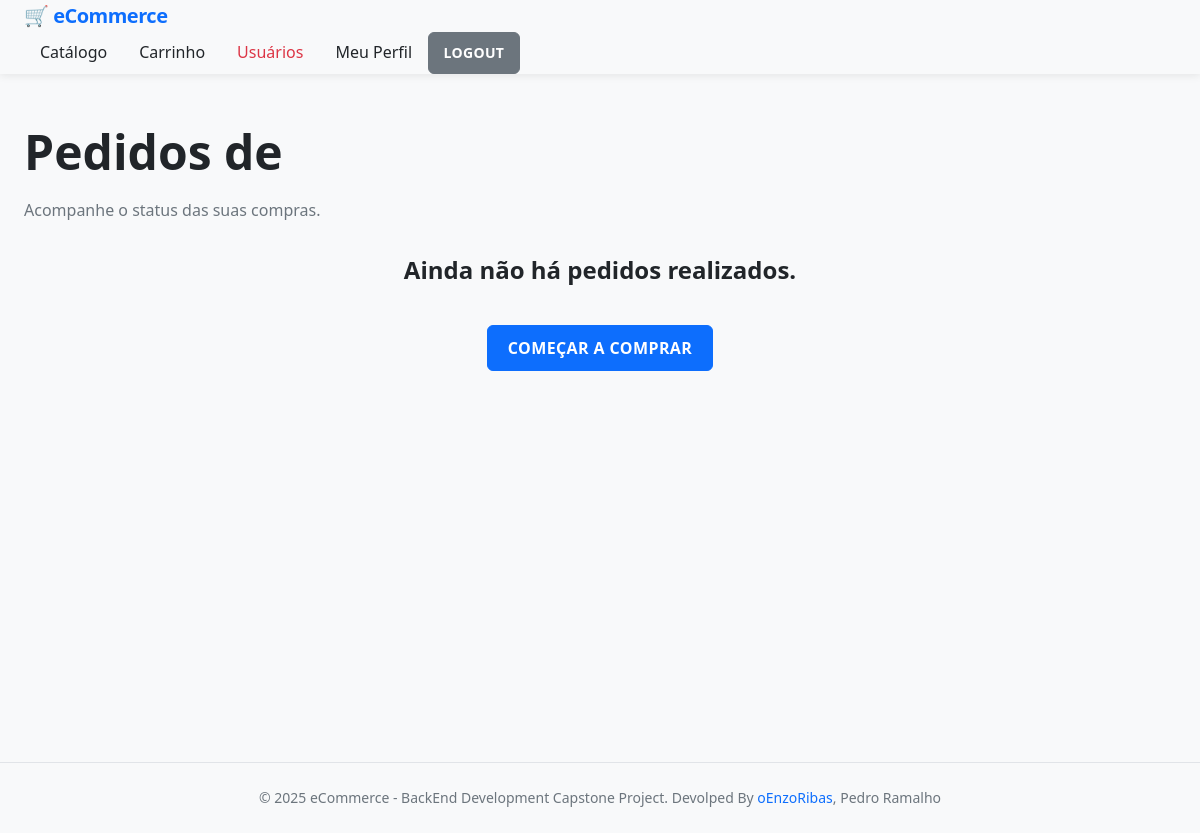
/pedidos/4/listar (signed in), run on an earlier commit of the app's database.
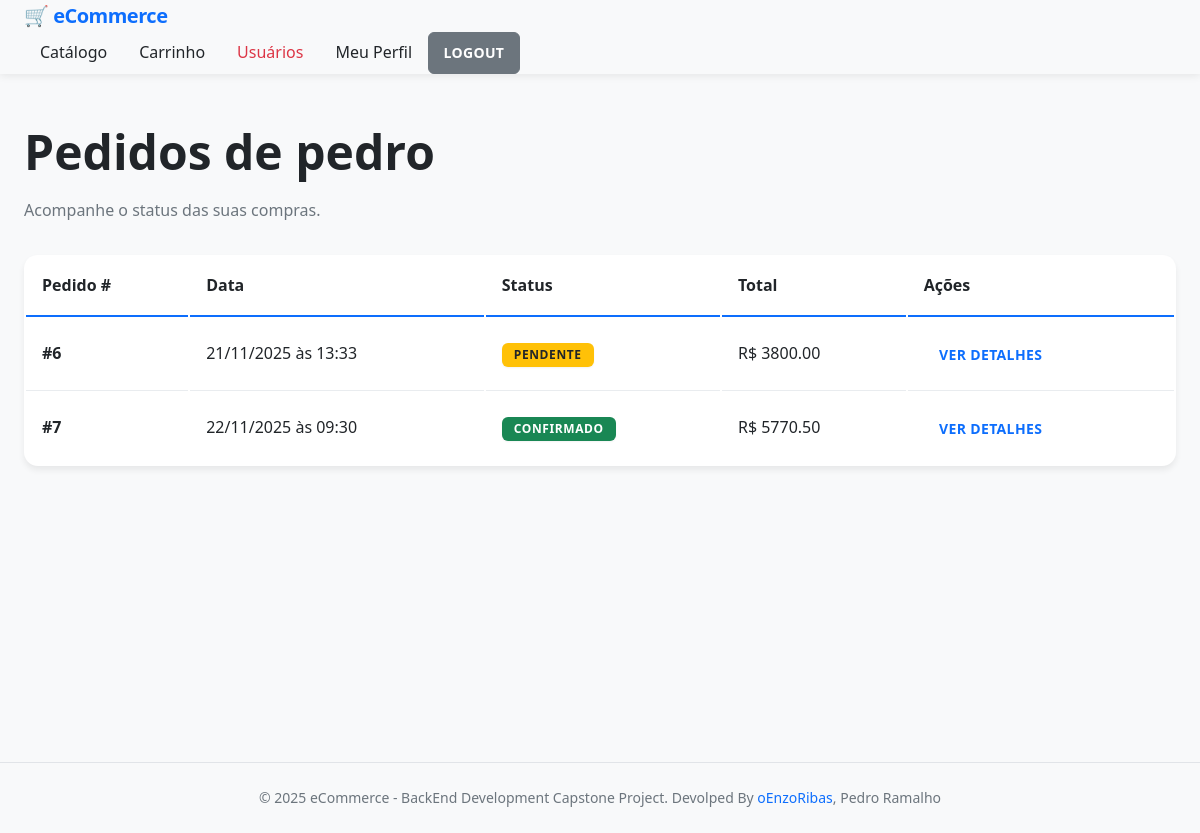
And on a later commit of the database.
### models/cliente_model.py (models this page shows, shortened)
class Cliente(db.Model):
    __tablename__ = 'clientes'
    id = Column(Integer, primary_key=True, autoincrement=True, nullable=False)
    nome = Column(String(256), nullable=False)
    email = Column(String(256), unique=True, nullable=False)
    senha_hash = Column(String(256), nullable=False)
    telefone = Column(String(256))
    role = Column(String(50), default='cliente')

### models/pedido_model.py (models this page shows, shortened)
class Pedido(db.Model):
    __tablename__ = 'pedidos'
    id = Column(Integer, primary_key=True, autoincrement=True, nullable=False)
    cliente_id = Column(Integer, ForeignKey('clientes.id'), nullable=False)
    data = Column(db.DateTime, default=datetime.datetime.now)
    status = Column(String(256), default="pendente")
    itens = db.relationship('ItemPedido', backref='pedido', lazy=True, cascade='all, delete-orphan')
    pagamentos = db.relationship('Pagamento', backref='pedido', lazy=True, cascade='all, delete-orphan')
    def calcular_total(self):
        return sum(item.calcular_subtotal() for item in self.itens)

class ItemPedido(db.Model):
    __tablename__ = 'itens_pedido'
    id = Column(Integer, primary_key=True, autoincrement=True, nullable=False)
    pedido_id = Column(Integer, ForeignKey('pedidos.id'), nullable=False)
    produto_id = Column(Integer, ForeignKey('produtos.id'), nullable=False)
    quantidade = Column(Integer, nullable=False)
    preco_unitario = db.Column(db.Numeric(10,2), nullable=False)
    produto = db.relationship('Produto', primaryjoin='ItemPedido.produto_id == Produto.id')
    def calcular_subtotal(self):
        return float(self.preco_unitario) * self.quantidade

### routes/pedidos.py (the view)
@pedidos_bp.route('/<int:cliente_id>/listar')
@requer_autenticacao
def listar(cliente_id):
    user = get_client_by_id(cliente_id)
    page = request.args.get('page', 1, type=int)
    pedidos = Pedido.query.filter_by(cliente_id=cliente_id).paginate(page=page, per_page=10)
    return render_template('pedidos/listar.html', pedidos=pedidos, user=user)

### utils/auth_utils.py (called while the page is built)
def get_client_by_id(cliente_id):
    return Cliente.query.get(cliente_id)

def cliente_autenticado():
    return session.get('cliente_autenticado', False)

def requer_autenticacao(f):
    @wraps(f)
    def decorated_function(*args, **kwargs):
        if not cliente_autenticado():
            return redirect(url_for('auth.login'))
        return f(*args, **kwargs)
    return decorated_function

### templates/pedidos/listar.html (shortened to what this page needs)
{% extends "base.html" %} {% block title %}Meus Pedidos{% endblock %} {% block
content %}
<div class="row mb-4">
  <div class="col-12">
    <h1 class="mb-0">Pedidos de {{ user.nome }}</h1>
    <p class="text-muted">Acompanhe o status das suas compras.</p>
  </div>
</div>
{% if pedidos.items %}
<div class="table-responsive">
  <table class="table table-striped table-hover align-middle">
    <thead class="table-dark">
      <tr>
        <th>Pedido #</th>
        <th>Data</th>
        <th>Status</th>
        <th class="text-end">Total</th>
        <th>Ações</th>
      </tr>
    </thead>
    <tbody>
      {% for pedido in pedidos.items %}
      <tr>
        <td><strong>#{{ pedido.id }}</strong></td>
        <td>{{ pedido.data.strftime('%d/%m/%Y às %H:%M') }}</td>
        <td>
          {% if pedido.status == 'pendente' %}
          <span class="badge bg-warning text-dark">Pendente</span>
          {% elif pedido.status == 'confirmado' %}
          <span class="badge bg-success">Confirmado</span>
          {% elif pedido.status == 'cancelado' %}
          <span class="badge bg-danger">Cancelado</span>
          {% else %}
          <span class="badge bg-info">{{ pedido.status | upper }}</span>
          {% endif %}
        </td>
        <td class="text-end fw-bold">
          R$ {{ "%.2f"|format(pedido.calcular_total()) }}
        </td>
        <td>
          <a
            href="{{ url_for('pedidos.detalhes', pedido_id=pedido.id) }}"
            class="btn btn-sm btn-outline-primary"
          >
            Ver Detalhes
          </a>
        </td>
      </tr>
      {% endfor %}
    </tbody>
  </table>
</div>
 {% else %}
<div class="alert alert-info text-center">
  <h4>Ainda não há pedidos realizados.</h4>
  <a
    href="{{ url_for('produtos.listar') }}"
    class="btn btn-primary mt-3 btn-registrar"
    >Começar a Comprar</a
  >
</div>
{% endif %} {% endblock %}

What changed in the data, as far as the page shows it:
added Cliente: nome "pedro"
added Pedido: id "6", data "21/11/2025 às 13:33", status "PENDENTE"
added ItemPedido: calcular_total "3800.00"
added Pedido: id "7", data "22/11/2025 às 09:30", status "CONFIRMADO"
added ItemPedido: calcular_total "5770.50"
Also different on the page:
text no longer shown: "Ainda não há pedidos realizados. COMEÇAR A COMPRAR"
text now shown: "Pedido # Data Status Total Ações"
